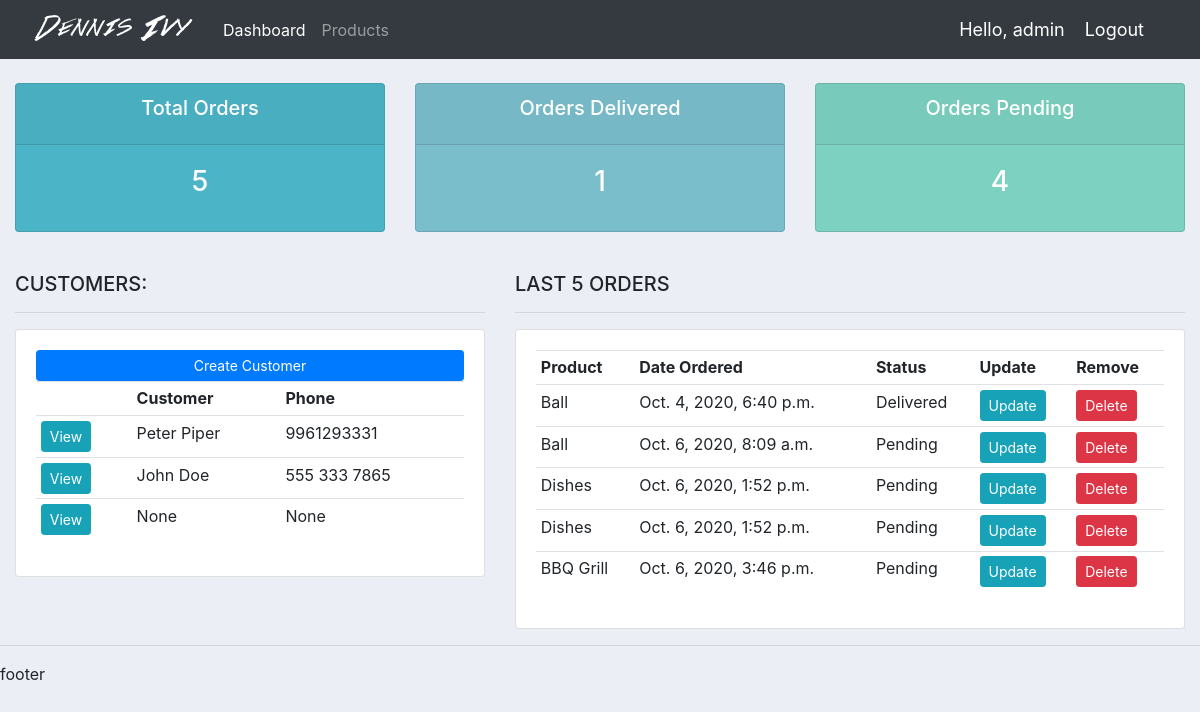
The app's page / (signed in) with its own data.
### accounts/models.py (models this page shows, shortened)
class Customer(models.Model):
	user = models.OneToOneField(User, null=True,  on_delete=models.CASCADE)
	name = models.CharField(max_length=200, null=True)
	phone = models.CharField(max_length=20, null=True)
	email = models.EmailField(null=True)
	date_created = models.DateTimeField(auto_now_add=True)

class Order(models.Model):
	STATUS = (
		('Pending','Pending'),
		('Out for delivery','Out for delivery'),
		('Delivered','Delivered')
		)
	customer = models.ForeignKey(Customer, on_delete=models.SET_NULL, null=True)
	product = models.ForeignKey(Product, on_delete=models.SET_NULL, null=True)
	date_created = models.DateTimeField(auto_now_add=True)
	status = models.CharField(max_length=200, null=True, choices=STATUS)

class Product(models.Model):
	CATEGORY = (
		('Indoor','Indoor'),
		('Out door','Out door')
		)
	name=models.CharField(max_length=200, null=True)
	price=models.FloatField(null=True)
	category=models.CharField(max_length=200, null=True, choices=CATEGORY)
	description=models.CharField(max_length=200, null=True, blank=True)
	date_created = models.DateTimeField(auto_now_add=True)
	tag = models.ManyToManyField(Tag)
	def __str__(self):
		return self.name

### accounts/decorators.py (the view)
	def wrapper_func(request, *args, **kwargs):
		group = None
		if request.user.groups.exists():
				group = request.user.groups.all()[0].name
		if group == 'customer':
			return redirect('user')
		if group == 'admin':
			return view_func(request, *args, **kwargs)

### accounts/views.py (called while the page is built)
@login_required(login_url='login')
@admin_only
def index(request):
	orders = Order.objects.all()
	customers = Customer.objects.all()
	total_customers = customers.count()
	total_orders = orders.count()
	delivered = orders.filter(status='Delivered').count()
	pending = orders.filter(status='Pending').count()
	context = { 'orders':orders, 'customers':customers, 'total_orders':total_orders, 'delivered':delivered, 'pending':pending }
	return render(request, 'dashboard/dashboard.html', context=context)

### accounts/templates/dashboard/dashboard.html
{% extends 'main/base.html' %}
{% block content %}
{% include 'main/status.html' %}
<br>
<div class="row">
    <div class="col-md-5">
        <h5>CUSTOMERS:</h5>
        <hr>
        <div class="card card-body">
            <a class="btn btn-primary  btn-sm btn-block" href="">Create Customer</a>
            <table class="table table-sm">
                <tr>
                    <th></th>
                    <th>Customer</th>
                    <th>Phone</th>
                </tr>
                {% for customer in customers %}
                <tr>
                    <td><a href="{% url 'customer' customer.id %}" class="btn btn-sm btn-info">View</a></td>
                    <td>{{ customer.name }}</td>
                    <td>{{ customer.phone }}</td>
                </tr>
                {% endfor %}
            </table>
        </div>
    </div>
    <div class="col-md-7">
        <h5>LAST 5 ORDERS</h5>
        <hr>
        <div class="card card-body">
            <table class="table table-sm">
                <tr>
                    <th>Product</th>
                    <th>Date Ordered</th>
                    <th>Status</th>
                    <th>Update</th>
                    <th>Remove</th>
                </tr>
                {% for order in orders %}
                <tr>
                    <td>{{ order.product }}</td>
                    <td>{{ order.date_created }}</td>
                    <td>{{ order.status }}</td>
                    <td><a href="{% url 'update_order' order.id %}" class="btn btn-sm btn-info">Update</a></td>
                    <td><a href="{% url 'delete_order' order.id %}" class="btn btn-sm btn-danger">Delete</a></td>
                </tr>
                {% endfor %}
            </table>
        </div>
    </div>
</div>
{% endblock %}

### accounts/templates/main/base.html (shortened to what this page needs)
{% load static %}
<!DOCTYPE html>
<html lang="en">
<head>
	<link rel="stylesheet" href="https://stackpath.bootstrapcdn.com/bootstrap/4.3.1/css/bootstrap.min.css">
	<link rel="stylesheet" href="{% static 'css/accounts/main.css' %}">
</head>
<body>
	{% include 'main/navbar.html' %}
	<div class="container-fluid">
		{% block content %}
		{% endblock %}
	</div>
	<hr>
	<footer>footer</footer>
</body>
</html>

### accounts/templates/main/navbar.html (shortened to what this page needs)
{% load static %}
<nav class="navbar navbar-expand-lg navbar-dark bg-dark">
  <img src="{% static 'images/accounts/logo.png' %}" alt="">
  <div class="collapse navbar-collapse" id="navbarNav">
    <ul class="navbar-nav">
      {% if request.user.is_staff %}
      <li class="nav-item active">
        <a class="nav-link" href="{% url 'index' %}">Dashboard <span class="sr-only">(current)</span></a>
      </li>
      <li class="nav-item">
        <a class="nav-link" href="{% url 'products' %}">Products</a>
      </li>
      {% endif %}
    </ul>
  </div>
  <span class="hello-user">Hello, {{request.user}}</span>
  <span class="hello-user"><a href="{% url 'logout' %}" class="hello-user">Logout</a></span>
</nav>

### accounts/templates/main/status.html
<br>
<div class="row">
	<div class="col col-md">
		<div class="card text-center text-white  mb-3" id="total-orders">
			  	<div class="card-header">
			  		<h5 class="card-title">Total Orders</h5>
			  	</div>
			  	<div class="card-body">
			    	<h3 class="card-title">{{ total_orders }}</h3>
			  	</div>
			</div>
	</div>
	<div class="col col-md">
		<div class="card text-center text-white  mb-3" id="orders-delivered">
			  	<div class="card-header">
			  		<h5 class="card-title">Orders Delivered</h5>
			  	</div>
			  	<div class="card-body">
			    	<h3 class="card-title">{{ delivered }}</h3>
			  	</div>
			</div>
	</div>
	<div class="col col-md">
		<div class="card text-center text-white  mb-3" id="orders-pending">
			  	<div class="card-header">
			  		<h5 class="card-title">Orders Pending</h5>
			  	</div>
			  	<div class="card-body">
			    	<h3 class="card-title">{{ pending }}</h3>
			  	</div>
			</div>
	</div>
</div>

### static/css/accounts/main.css (style rules this page uses)
body { background-color: #ebeff5; }
#total-orders { background-color: #4cb4c7; }
#orders-delivered { background-color: #7abecc; }
#orders-pending { background-color: #7CD1C0; }

### accounts/templates/main/navbar.html (style rules this page uses)
.hello-user { font-size: 18px; color: #fff; margin-right: 20px; }

### records on screen
Customer: name "Peter Piper", phone "9961293331"
Customer: name "John Doe", phone "555 333 7865"
Customer: name "None", phone "None"
Order: product "Ball", date_created "Oct. 4, 2020, 6:40 p.m.", status "Delivered"
Order: product "Ball", date_created "Oct. 6, 2020, 8:09 a.m.", status "Pending"
Order: product "Dishes", date_created "Oct. 6, 2020, 1:52 p.m.", status "Pending"
Order: product "Dishes", date_created "Oct. 6, 2020, 1:52 p.m.", status "Pending"
Order: product "BBQ Grill", date_created "Oct. 6, 2020, 3:46 p.m.", status "Pending"

### other values on screen
{{ request.user }} "admin"
{{ total_orders }} "5"
{{ delivered }} "1"
{{ pending }} "4"
